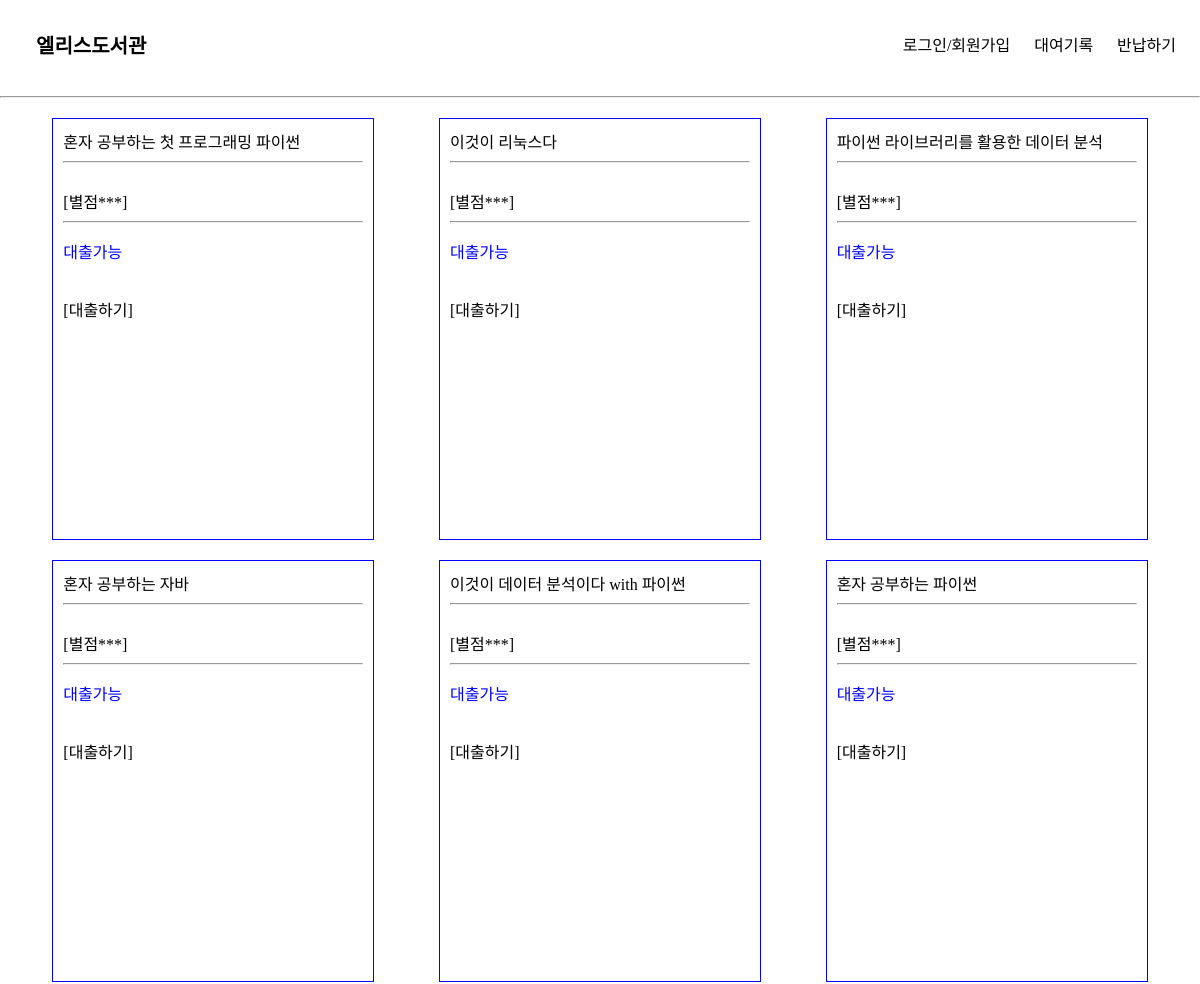
Before: / (upper part) with the older database file.
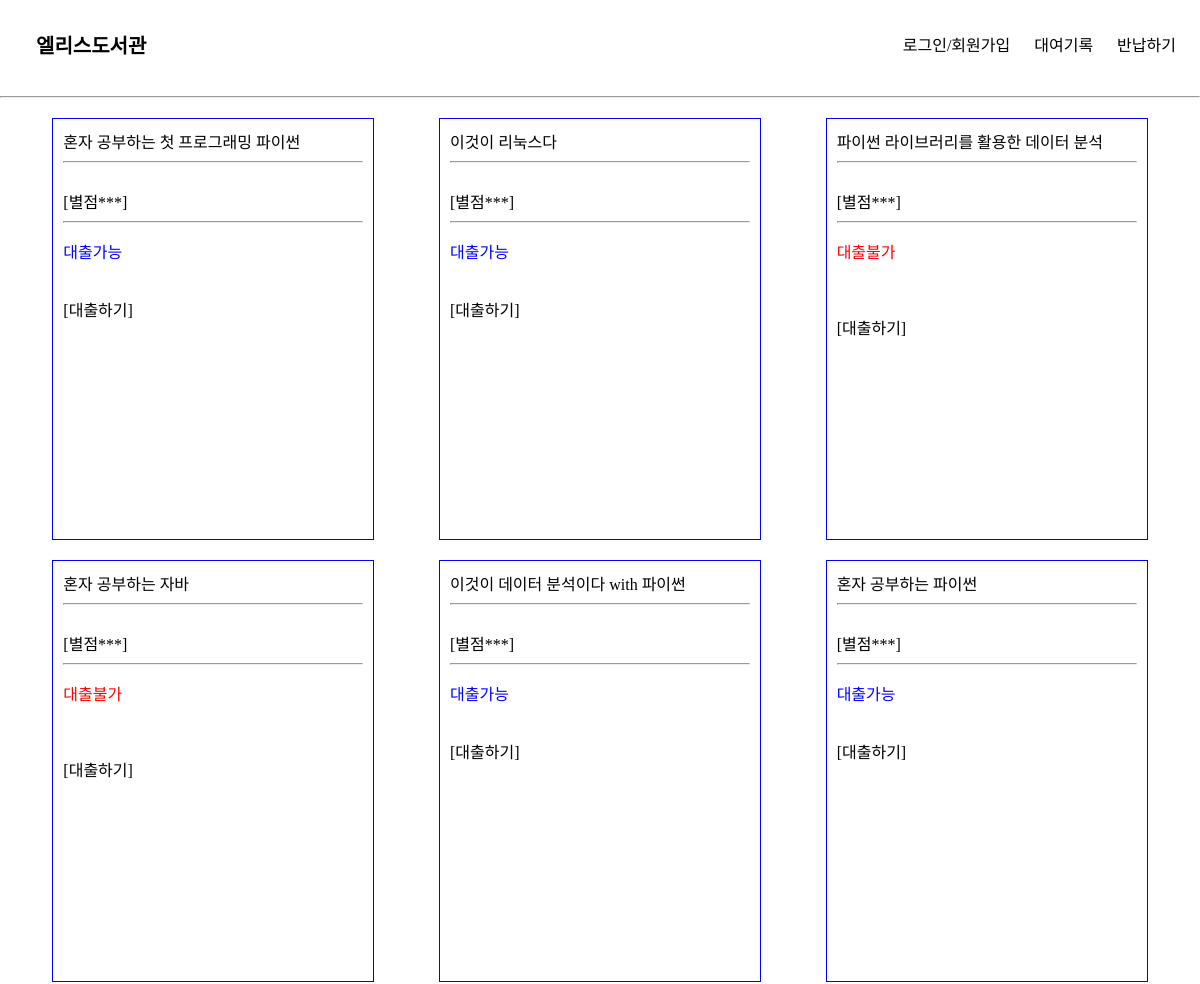
After: the same page with the newer database file.
### elicelibrary/models.py (models this page shows, shortened)
class Book(db.Model):
    __tablename__     = 'Book'
    id                = db.Column(db.Integer, primary_key=True, nullable=False, autoincrement=True, unique=True)
    title             = db.Column(db.String(45), nullable=False)
    author            = db.Column(db.String(45))
    publisher         = db.Column(db.String(45))
    publication_date  = db.Column(db.String(45))
    pages             = db.Column(db.Integer)
    isbn              = db.Column(db.String(45))
    registered_date   = db.Column(db.DateTime, default=datetime.utcnow)
    description       = db.Column(db.Text())    # 길이를 정할 수 없는 문자열은 Text를 쓰면 됨
    book_link         = db.Column(db.String(255))
    book_status       = db.Column(db.String(45))   # "1" :대출가능, "0" : 대출중 , "999" : 폐기    -> 선택형 변수에 적합한 데이터타입이 있을까?
    book_img          = db.Column(db.String(45))    # 책 표지만 바뀐 경우, 또는 책이 다르지만 같은 표지를 쓰는 경우가 있기 때문에 이미지 스토리지에서 같은 이미지의 반복을 막기 위해 별도의 책 이미지 식별 용 변수를 넣음

### elicelibrary/views/book_api.py (the view, shortened to what this page needs)
@book.route('/')
def main_page():
    book_list = Book.query.order_by(Book.registered_date.desc()).all()
    return render_template("main.html", book_list=book_list)

### elicelibrary/templates/main.html (shortened to what this page needs)
{% extends 'base.html' %}
{% block content %}
<div class="book-card-container">
    {% for b in book_list %}
        <div class="book-info-card">
            <a href="/book_info/{{ b.id }}">{{ b.title }}</a>
            <hr>
            <br>[별점***]
            <hr>
            {% if b.book_status == 1 %}
                <p style="color: blue;">대출가능</p>
            {% else %}
                <p style="color:red">대출불가</p>
            <br>
            {% endif %}
            <br>
            <a href="/book_checkout/{{ b.id }}"> [대출하기] </a>
        </div>
    {% endfor %}
</div>
{% endblock %}

Changed rows visible on the page:
changed Book "파이썬 라이브러리를 활용한 데이터 분석": book_status "대출가능" → "대출불가"
changed Book "혼자 공부하는 자바": book_status "대출가능" → "대출불가"
